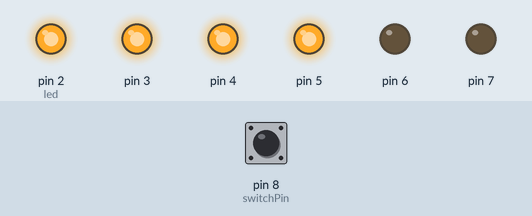
Simulated run of this sketch. Board: Arduino Uno, built with avr-gcc and run on an emulated ATmega328P. On the bench: output pins drawn as LEDs (lit = HIGH). The inputs (shaded band) are chosen by the test bench; at power-on: pin 8 (switchPin) LOW.

Above: at 21.4 s.
21.5 s: pin 8 (switchPin) pulled HIGH for 0.15 s
At 22.9 s:
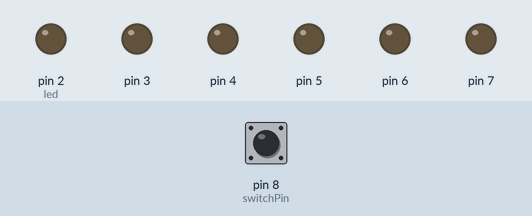
At 32.4 s:
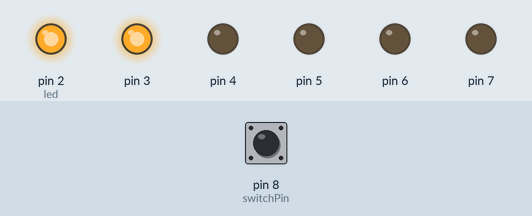
43.6 s: pin 8 (switchPin) pulled HIGH for 1 s
At 50.2 s:
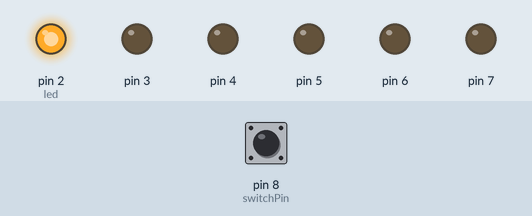
66.1 s: pin 8 (switchPin) pulled HIGH for 3.2 s
Timing chart, 0 to 99.8 s (numbered marks = the images above; inputs shaded):
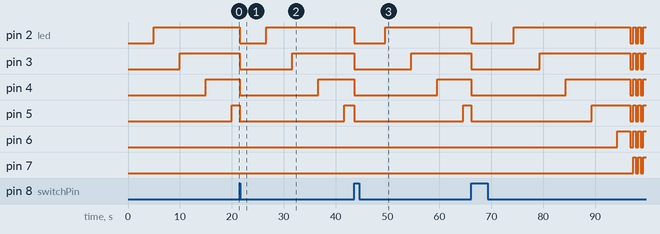

Measured:
- after the input at 21.5 s, pin 6, pin 7: stops changing and stays LOW
- after the input at 43.6 s, pin 6, pin 7: stops changing and stays LOW

The sketch:

project_08.ino
```cpp
const int switchPin = 8;
unsigned long previousTime = 0;
int switchState = 0;
int prevSwitchState = 0;
int led = 2;
long interval = 5000;

void setup() {
    for (int x = 2; x < 8; x++) {
        pinMode(x, OUTPUT);
    }
    pinMode(switchPin, INPUT);
}

void loop() {
    unsigned long currentTime = millis();

    if (currentTime - previousTime > interval) {
        previousTime = currentTime;
        digitalWrite(led, HIGH);
        led++;

        if (led == 7) {
            delay(2500);
            led = 0;
            while (led < 5) {
                for (int x = 2; x < 8; x++) {
                    digitalWrite(x, LOW);
                }
                delay(500);
                for (int x = 2; x < 8; x++) {
                    digitalWrite(x, HIGH);
                }
                delay(500);
                led++;
            }
        }
    }

    switchState = digitalRead(switchPin);
    if (switchState != prevSwitchState) {
        for (int x = 2; x < 8; x++) {
            digitalWrite(x, LOW);
        }
        led = 2;
        previousTime = currentTime;
    }
    prevSwitchState = switchState;
}
```
